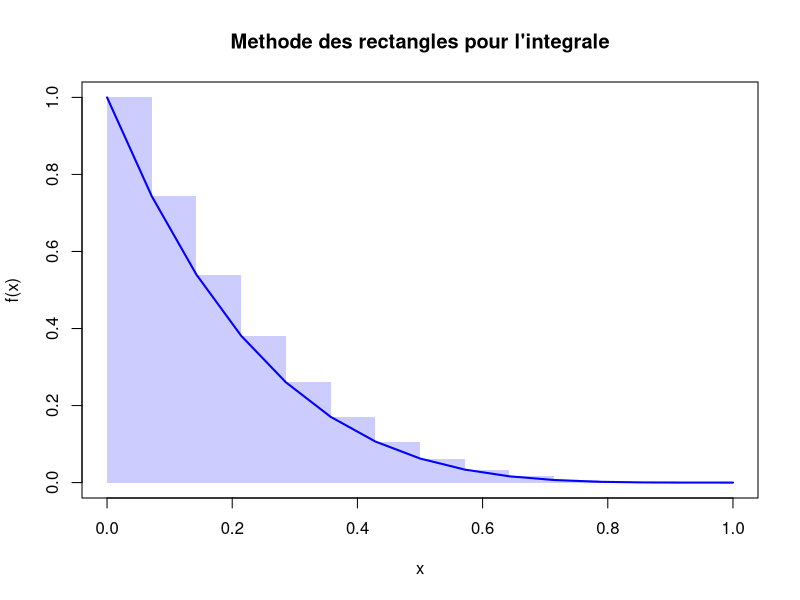

Source code (R):
# Dans une station-service, la demande hebdomadaire en essence, en milliers de litres, est
# une variable aléatoire X de densité f (x) = c(1 − x)^4 1[0,1].
# a) Déterminer c
f <- function(x) {(1-x)^4}
result <- integrate(f, lower = 0, upper = 1)
# Je détermine C car intérale de c*f(x) = 1
c <- 1 / result$value
print(c)
# b) La station est réapprovisionnée chaque lundi à 20h. Quelle doit être la capacité du réservoir
# d’essence pour que la probabilité d’épuiser ce réservoir soit inférieure à 10^−5 ?
F <- function(x) {
  integrate(function(t) c * (1 - t)^4, lower = 0, upper = x)$value
}
cible <- 1 - 10^(-5)
capacite <- uniroot(function(x) F(x) - cible, lower = 0, upper = 1)$root
print(capacite * 1000)
# c) (Bonus) Calculer l'espérence
fonction_esperance <- function (x) {
  x * c * f(x)
}

esperance <- integrate(fonction_esperance, lower = 0, upper = 1)$value
print(esperance)

# d) (Bonus) Faire avec la méthode des réctangle et tracer le graphique de la construction
n <- 15
dx <- 1 / n
x_vals <- seq(0, 1, length.out = n)
y_vals <- f(x_vals)
integrale_rect <- sum(y_vals * dx)

print(integrale_rect)
plot(x_vals, y_vals, type = "l", col = "blue", lwd = 2,
     main = "Methode des rectangles pour l'integrale",
     xlab = "x", ylab = "f(x)")
rect(x_vals[-n], 0, x_vals[-1], y_vals[-n], col = rgb(0, 0, 1, 0.2), border = NA)